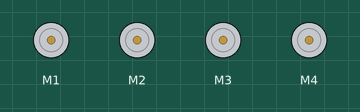
A sketch run on a simulated Arduino Uno, built with avr-gcc and run on an emulated ATmega328P. Parts: 4 × DC motor (green arrow = forward, orange = backward, longer = faster). What the sketch prints to the serial monitor is not drawn.

Above: at 0.1 s.
At 5.1 s:
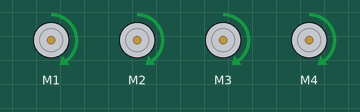
At 12.1 s:
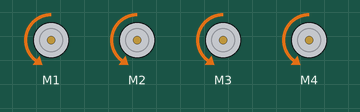
At 18.1 s:
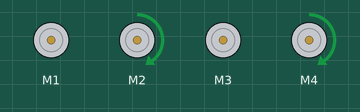
At 26.1 s:
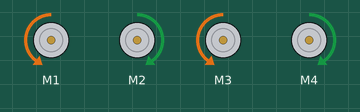
At 38.1 s:
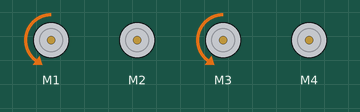
Timing chart, 0 to 39.6 s (numbered marks = the images above):
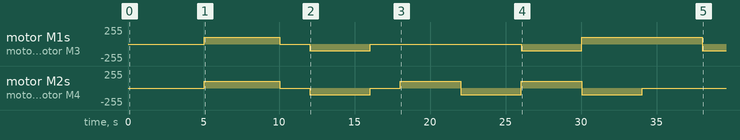

The sketch:

testmotorl293d.ino
```cpp
#include "AFMotor.h"

const int MOTOR_1 = 1;
const int MOTOR_2 = 2;
const int MOTOR_3 = 3;
const int MOTOR_4 = 4;

AF_DCMotor motor1(MOTOR_1, MOTOR12_64KHZ); // create motor object, 64KHz pwm
AF_DCMotor motor2(MOTOR_2, MOTOR12_64KHZ); // create motor object, 64KHz pwm
AF_DCMotor motor3(MOTOR_3, MOTOR12_64KHZ); // create motor object, 64KHz pwm
AF_DCMotor motor4(MOTOR_4, MOTOR12_64KHZ); // create motor object, 64KHz pwm
unsigned long interval[] = {200,400,600,1000,1200,1400,1600,62000,62000};     // the time we need to wait

long currentMillis = 0;
long previousMillis = 0;
long previousMillis1 = 0;
long previousMillis2 = 0;
long previousMillis3 = 0;
long previousMillis4 = 0;
long previousMillis5 = 0;
long previousMillis6 = 0;
long previousMillis7 = 0;
long previousMillis8 = 0;
long previousMillis9 = 0;
void setup() {

  Serial.begin(9600);           // Initialize serial port
  Serial.println("Start");

  motor1.setSpeed(100);          // set the motor speed to 0-255
  motor2.setSpeed(100);
  motor3.setSpeed(100);
  motor4.setSpeed(100);
}

void loop() {

       currentMillis = millis();
    Serial.print(currentMillis);
    Serial.print("   ");
    Serial.print(previousMillis);
    Serial.print("   ");
    Serial.print(previousMillis1);
    Serial.print("   ");
     Serial.print(previousMillis2);
    Serial.print("   ");
    Serial.println(previousMillis3);

    if ((currentMillis - previousMillis >= 5000) and (currentMillis - previousMillis <= 9000 ))  {

        Serial.println("ADVANCE ");

        ADVANCE();
       //previousMillis = currentMillis;
      }

    if ((currentMillis - previousMillis1 >= 10000)  and(currentMillis - previousMillis1 <= 12000)) {
        STOP();
       // previousMillis1 = currentMillis;
      }
       if ((currentMillis - previousMillis2 >= 12000)  and(currentMillis - previousMillis2 <= 16000)) {
        BACK();
       // previousMillis1 = currentMillis;
      }
       if ((currentMillis - previousMillis3 >= 16000)  and(currentMillis - previousMillis3 <= 18000)) {
        STOP();
       // previousMillis1 = currentMillis;
      }
       if ((currentMillis - previousMillis4 >= 18000)  and(currentMillis - previousMillis4 <= 22000)) {
        LEFT_1();
       // previousMillis1 = currentMillis;
      }
       if ((currentMillis - previousMillis5 >= 22000)  and(currentMillis - previousMillis5 <= 26000)) {
       RIGHT_3();
       // previousMillis1 = currentMillis;
      }
      if ((currentMillis - previousMillis6 >= 26000)  and(currentMillis - previousMillis6 <= 30000)) {
       LEFT_2();
       // previousMillis1 = currentMillis;
      }
      if ((currentMillis - previousMillis7 >= 30000)  and(currentMillis - previousMillis7 <= 34000)) {
       RIGHT_2();
       // previousMillis1 = currentMillis;
      }
       if ((currentMillis - previousMillis8 >= 34000)  and(currentMillis - previousMillis8 <= 38000)) {
       RIGHT_1();
       // previousMillis1 = currentMillis;
      }
      if ((currentMillis - previousMillis9 >= 38000)  and(currentMillis - previousMillis9 <= 42000)) {
       LEFT_3();
       // previousMillis1 = currentMillis;
      }

}


//    ↑A-----B↑
//     |  ↑  |
//     |  |  |
//    ↑C-----D↑
void ADVANCE()
{
  motor1.run(FORWARD);   motor4.run(FORWARD);
  motor2.run(FORWARD);   motor3.run(FORWARD);
}

//    ↓A-----B↓
//     |  |  |
//     |  ↓  |
//    ↓C-----D↓
void BACK()
{
  motor1.run(BACKWARD);   motor4.run(BACKWARD);
  motor2.run(BACKWARD);   motor3.run(BACKWARD);
}
//    =A-----B↑
//     |   ↖ |
//     | ↖   |
//    ↑C-----D=
void LEFT_1()
{
  motor1.run(RELEASE);   motor4.run(FORWARD);
  motor2.run(FORWARD);   motor3.run(RELEASE);
}

//    ↓A-----B↑
//     |  ←  |
//     |  ←  |
//    ↑C-----D↓
void LEFT_2()
{
  motor1.run(BACKWARD);   motor4.run(FORWARD);
  motor2.run(FORWARD);    motor3.run(BACKWARD);
}
//    ↓A-----B=
//     | ↙   |
//     |   ↙ |
//    =C-----D↓
void LEFT_3()
{
  motor1.run(BACKWARD);   motor4.run(RELEASE);
  motor2.run(RELEASE);   motor3.run(BACKWARD);
}
//    ↑A-----B=
//     | ↗   |
//     |   ↗ |
//    =C-----D↑
void RIGHT_1()
{
  motor1.run(FORWARD);   motor4.run(RELEASE);
  motor2.run(RELEASE);   motor3.run(FORWARD);
}
//    ↑A-----B↓
//     |  →  |
//     |  →  |
//    ↓C-----D↑
void RIGHT_2()
{
  motor1.run(FORWARD);   motor4.run(BACKWARD);
  motor2.run(BACKWARD);   motor3.run(FORWARD);
}
//    =A-----B↓
//     |   ↘ |
//     | ↘   |
//    ↓C-----D=
void RIGHT_3()
{
  motor1.run(RELEASE);   motor4.run(BACKWARD);
  motor2.run(BACKWARD);   motor3.run(RELEASE);
}
//    ↓A-----B↑
//     |     |
//     |     |
//    ↓C-----D↑
void TURN_LEFT()
{
  motor1.run(BACKWARD);   motor4.run(FORWARD);
  motor2.run(BACKWARD);   motor3.run(FORWARD);
}
//    ↑A-----B↓
//     |     |
//     |     |
//    ↑C-----D↓
void TURN_RIGHT()
{
  motor1.run(FORWARD);   motor4.run(BACKWARD);
  motor2.run(FORWARD);   motor3.run(BACKWARD);
}
//    =A-----B=
//     |  =  |
//     |  =  |
//    =C-----D=
void STOP()
{ Serial.println("Stop");
  motor1.run(RELEASE);   motor4.run(RELEASE);
  motor2.run(RELEASE);   motor3.run(RELEASE);
}
```

Measured:
- by itself, motor M1, motor M3: stopped → forward 100/255 at 5.0 s, → stopped 5.0 s later, → backward 100/255 2.0 s later, → stopped 4.0 s later, … (7 changes in this stretch)
- by itself, motor M2, motor M4: stopped → forward 100/255 at 5.0 s, → stopped 5.0 s later, → backward 100/255 2.0 s later, → stopped 4.0 s later, … (9 changes in this stretch)
